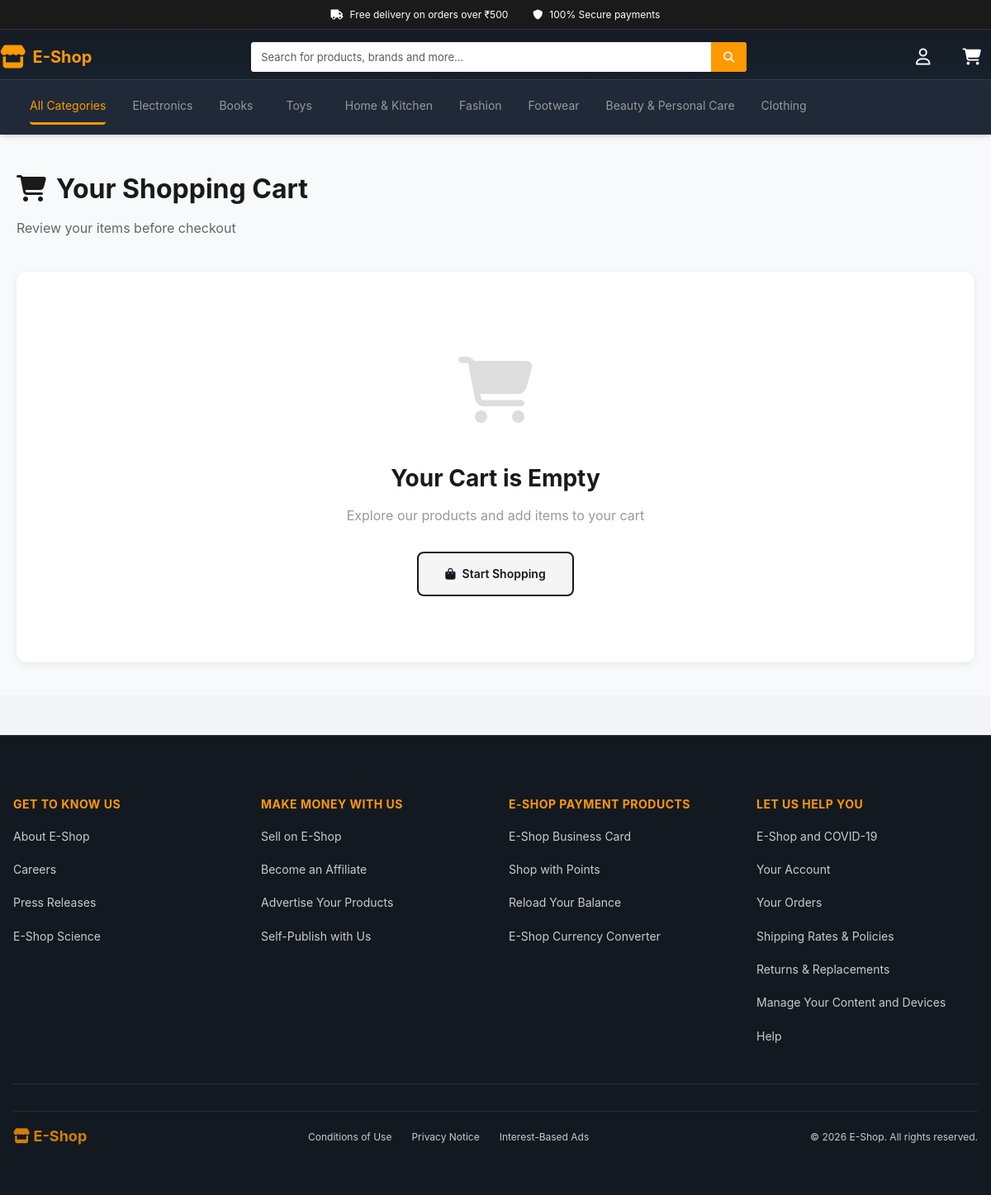
Page /cart/ on the committed database.
### products/models.py (models this page shows, shortened)
class Category(models.Model):
    name = models.CharField(max_length=200, unique=True)
    slug = models.SlugField(max_length=200, unique=True)
    icon = models.CharField(max_length=50, blank=True, help_text="Font Awesome icon class")
    class Meta:
        verbose_name_plural = 'categories'

### cart/views.py (the view)
# urls.py: path('', views.cart_detail, name='cart_detail'),
def cart_detail(request):
    cart = get_cart(request)
    return render(request, 'cart/detail.html', {'cart': cart})

### cart/views.py (called while the page is built)
def get_cart(request):
    if request.user.is_authenticated:
        cart, created = Cart.objects.get_or_create(user=request.user)
        return cart
    else:
        cart_id = request.session.get('cart_id')
        if cart_id:
            cart = Cart.objects.filter(id=cart_id).first()
            if cart:
                return cart
        cart = Cart.objects.create()
        request.session['cart_id'] = cart.id
        return cart

### products/context_processors.py (called while the page is built)
def categories_processor(request):
    return {
        'global_categories': Category.objects.all()
    }

### templates/cart/detail.html (shortened to what this page needs)
{% extends 'base.html' %}
{% block content %}
<div class="cart-page-container">
    <div class="cart-page-header">
        <h1>
            <i class="fa-solid fa-shopping-cart"></i>Your Shopping Cart
        </h1>
        <p>Review your items before checkout</p>
    </div>
    {% if cart.items.count > 0 %}
        <div class="cart-content">
            <div class="cart-items-section">
                <table class="cart-items-table">
                    <thead>
                        <tr>
                            <th>Product</th>
                            <th>Price</th>
                            <th>Quantity</th>
                            <th>Total</th>
                            <th style="text-align: center;">Action</th>
                        </tr>
                    </thead>
                    <tbody>
                        {% for item in cart.items.all %}
                            <tr>
                                <td>
                                    <div class="cart-item-product">
                                        <div class="cart-item-image">
                                            {% if item.product.image %}
                                                <img src="{{ item.product.image.url }}" alt="{{ item.product.name }}">
                                            {% else %}
                                                <i class="fa-solid fa-box"></i>
                                            {% endif %}
                                        </div>
                                        <a href="{% url 'products:product_detail' item.product.id item.product.slug %}">
                                            {{ item.product.name }}
                                        </a>
                                    </div>
                                </td>
                                <td>
                                    <div class="cart-item-price">₹{{ item.product.price }}</div>
                                </td>
                                <td>
                                    <form action="{% url 'cart:cart_update' item.product.id %}" method="post" class="cart-item-quantity">
                                        {% csrf_token %}
                                        <input type="number" name="quantity" value="{{ item.quantity }}" min="1" max="{{ item.product.stock }}" class="quantity-input-cart">
                                        <button type="submit" class="btn-update-qty">Update</button>
                                    </form>
                                </td>
                                <td>
                                    <div class="cart-item-total">₹{{ item.get_cost }}</div>
                                </td>
                                <td class="cart-item-remove">
                                    <a href="{% url 'cart:cart_remove' item.product.id %}" class="btn-remove-item" title="Remove item">
                                        <i class="fa-solid fa-trash"></i>
                                    </a>
                                </td>
                            </tr>
                        {% endfor %}
                    </tbody>
                </table>
            </div>
            <div class="cart-sidebar">
                <div class="order-summary-card">
                    <h3>Order Summary</h3>
                    <div class="summary-row">
                        <span>Subtotal</span>
                        <span>₹{{ cart.get_total_price }}</span>
                    </div>
                    <div class="summary-row">
                        <span>Shipping</span>
                        <span style="color: #4CAF50;">
                            {% if cart.is_free_shipping %}Free{% else %}₹{{ cart.get_shipping_cost }}{% endif %}
                        </span>
                    </div>
                    <div class="summary-row">
                        <span>Tax</span>
                        <span>₹0.00</span>
                    </div>
                    <div class="summary-row total">
                        <span>Total</span>
                        <span>₹{{ cart.get_total_price_with_shipping }}</span>
                    </div>
                    <button class="btn-checkout" onclick="window.location.href='{% url 'orders:order_create' %}'">
                        <i class="fa-solid fa-lock"></i>Proceed to Checkout
                    </button>
                    <button class="btn-continue-shopping" onclick="window.location.href='{% url 'products:product_list' %}'">
                        <i class="fa-solid fa-arrow-left"></i>Continue Shopping
                    </button>
                </div>
            </div>
        </div>
    {% else %}
        <div class="empty-cart">
            <div class="empty-cart-icon">
                <i class="fa-solid fa-cart-shopping"></i>
            </div>
            <h2>Your Cart is Empty</h2>
            <p>Explore our products and add items to your cart</p>
            <a href="{% url 'products:product_list' %}" class="btn-continue-shopping" style="display: inline-flex; width: auto; padding: 14px 32px;">
                <i class="fa-solid fa-shopping-bag"></i>Start Shopping
            </a>
        </div>
    {% endif %}
</div>
{% endblock %}

### templates/base.html (shortened to what this page needs)
{% load static %}
<!DOCTYPE html>
<html lang="en">
<head>
    <link rel="stylesheet" href="{% static 'css/style.css' %}?v=3.0">
    <link rel="stylesheet" href="https://cdnjs.cloudflare.com/ajax/libs/font-awesome/6.4.0/css/all.min.css">
</head>
<body>
    <header class="header">
        <div class="top-bar">
            <div class="container">
                <span><i class="fa-solid fa-truck"></i> Free delivery on orders over ₹500</span>
                <span><i class="fa-solid fa-shield"></i> 100% Secure payments</span>
            </div>
        </div>
        <div class="navbar container">
            <a href="{% url 'products:product_list' %}" class="logo">
                <i class="fa-solid fa-store"></i>
                <span>E-Shop</span>
            </a>
            <div class="search-bar">
                <form action="{% url 'products:product_list' %}" method="get">
                    <input type="text" name="q" placeholder="Search for products, brands and more..." value="{{ request.GET.q }}" autocomplete="off">
                    <button type="submit">
                        <i class="fa-solid fa-magnifying-glass"></i>
                    </button>
                </form>
            </div>
            <nav class="nav-links">
                {% if request.user.is_authenticated %}
                    <div class="nav-item dropdown">
                        <button class="dropdown-toggle">
                            <i class="fa-regular fa-user"></i>
                            <span>Hello, {{ request.user.first_name|default:request.user.username }}</span>
                        </button>
                        <div class="dropdown-menu">
                            <a href="{% url 'users:profile' %}"><i class="fa-regular fa-user"></i> Your Account</a>
                            <a href="{% url 'orders:order_history' %}"><i class="fa-solid fa-box"></i> Your Orders</a>
                            <a href="{% url 'products:wishlist' %}"><i class="fa-regular fa-heart"></i> Wishlist</a>
                            <hr>
                            <form action="{% url 'users:logout' %}" method="post" class="logout-form">
                                {% csrf_token %}
                                <button type="submit"><i class="fa-solid fa-sign-out-alt"></i> Sign Out</button>
                            </form>
                        </div>
                    </div>
                {% else %}
                    <a href="{% url 'users:login' %}" class="nav-item">
                        <i class="fa-regular fa-user"></i>
                    </a>
                {% endif %}
                <a href="{% url 'cart:cart_detail' %}" class="nav-item cart-icon">
                    <i class="fa-solid fa-cart-shopping"></i>
                </a>
            </nav>
        </div>
        <div class="categories-bar">
            <div class="container">
                <div class="categories-menu">
                    <div class="categories-list" id="categories-list">
                        <a href="{% url 'products:product_list' %}" class="category-link active">All Categories</a>
                        {% for c in global_categories %}
                            <a href="{% url 'products:product_list_by_category' c.slug %}" class="category-link">
                                {{ c.name }}
                            </a>
                        {% endfor %}
                    </div>
                </div>
            </div>
        </div>
    </header>
    <main class="main-content">
        {% block content %}
        {% endblock %}
    </main>
    <footer class="footer">
        <div class="container">
            <div class="footer-content">
                <div class="footer-section">
                    <h3>Get to Know Us</h3>
                    <a href="#">About E-Shop</a>
                    <a href="#">Careers</a>
                    <a href="#">Press Releases</a>
                    <a href="#">E-Shop Science</a>
                </div>
                <div class="footer-section">
                    <h3>Make Money with Us</h3>
                    <a href="#">Sell on E-Shop</a>
                    <a href="#">Become an Affiliate</a>
                    <a href="#">Advertise Your Products</a>
                    <a href="#">Self-Publish with Us</a>
                </div>
                <div class="footer-section">
                    <h3>E-Shop Payment Products</h3>
                    <a href="#">E-Shop Business Card</a>
                    <a href="#">Shop with Points</a>
                    <a href="#">Reload Your Balance</a>
                    <a href="#">E-Shop Currency Converter</a>
                </div>
                <div class="footer-section">
                    <h3>Let Us Help You</h3>
                    <a href="#">E-Shop and COVID-19</a>
                    <a href="#">Your Account</a>
                    <a href="#">Your Orders</a>
                    <a href="#">Shipping Rates & Policies</a>
                    <a href="#">Returns & Replacements</a>
                    <a href="#">Manage Your Content and Devices</a>
                    <a href="#">Help</a>
                </div>
            </div>
            <div class="footer-bottom">
                <div class="footer-logo">
                    <a href="{% url 'products:product_list' %}">
                        <i class="fa-solid fa-store"></i> E-Shop
                    </a>
                </div>
                <div class="footer-links">
                    <a href="#">Conditions of Use</a>
                    <a href="#">Privacy Notice</a>
                    <a href="#">Interest-Based Ads</a>
                </div>
                <div class="footer-copyright">
                    <p>&copy; 2026 E-Shop. All rights reserved.</p>
                </div>
            </div>
        </div>
    </footer>
</body>
</html>

### templates/base.html (style rules this page uses)
.top-bar { background: #1a1a1a; padding: 8px 0; font-size: 12px; }
.top-bar .container { display: flex; justify-content: center; gap: 30px; flex-wrap: wrap; }
.top-bar span { display: flex; align-items: center; gap: 8px; }
.navbar { display: flex; align-items: center; gap: 20px; padding: 15px 0; flex-wrap: wrap; }
.logo { display: flex; align-items: center; gap: 8px; font-size: 24px; font-weight: 700; color: var(--secondary-color); white-space: nowrap; flex-shrink: 0; }
.logo i { font-size: 28px; }
.logo span { display: inline; }
.search-bar { flex: 1; min-width: 200px; }
.search-bar form { display: flex; background: white; border-radius: 4px; overflow: hidden; }
.search-bar input { flex: 1; border: none; padding: 10px 12px; font-size: 13px; outline: none; }
.search-bar button { background: var(--secondary-color); color: white; border: none; padding: 0 15px; cursor: pointer; transition: background 0.3s; }
.nav-links { display: flex; align-items: center; gap: 15px; flex-shrink: 0; }
.nav-item { display: flex; align-items: center; gap: 5px; color: white; font-size: 13px; white-space: nowrap; position: relative; }
.cart-icon { position: relative; }
.categories-bar { background: var(--accent-color); border-top: 1px solid rgba(255,255,255,0.1); }
.categories-menu { display: flex; align-items: center; }
.categories-list { display: flex; align-items: center; gap: 32px; flex: 1; overflow-x: auto; padding: 0 20px; margin: 0; list-style: none; scrollbar-width: none; -ms-overflow-style: none; }
.category-link { color: #999; padding: 14px 20px; font-size: 13px; display: flex; align-items: center; gap: 8px; white-space: nowrap; transition: all 0.3s; border-bottom: 3px solid transparent; border-radius: 4px; }
.category-link.active { color: var(--secondary-color); border-bottom-color: var(--secondary-color); }

### templates/cart/detail.html (style rules this page uses)
.cart-page-container { max-width: 1200px; margin: 0 auto; padding: 40px 20px; background: #f8f9fa; min-height: calc(100vh - 300px); }
.cart-page-header { margin-bottom: 40px; }
.cart-page-header h1 { font-size: 32px; font-weight: 700; color: #1a1a1a; margin: 0 0 10px 0; display: flex; align-items: center; gap: 12px; }
.cart-page-header p { color: #666; margin: 0; font-size: 16px; }
.btn-continue-shopping { width: 100%; padding: 12px; background: #f5f5f5; color: var(--primary-color); border: 2px solid var(--primary-color); border-radius: 8px; font-size: 14px; font-weight: 600; cursor: pointer; transition: all 0.3s ease; display: flex; align-items: center; justify-content: center; gap: 8px; }
.empty-cart { text-align: center; padding: 80px 40px; background: white; border-radius: 12px; box-shadow: 0 2px 8px rgba(0, 0, 0, 0.08); }
.empty-cart-icon { font-size: 80px; color: #ddd; margin-bottom: 20px; }
.empty-cart h2 { font-size: 28px; color: #1a1a1a; margin-bottom: 10px; }
.empty-cart p { color: #999; margin-bottom: 30px; font-size: 16px; }

### rows in the picture
Category: name "Electronics"
Category: name "Books"
Category: name "Toys"
Category: name "Home & Kitchen"
Category: name "Fashion"
Category: name "Footwear"
Category: name "Beauty & Personal Care"
Category: name "Clothing"
